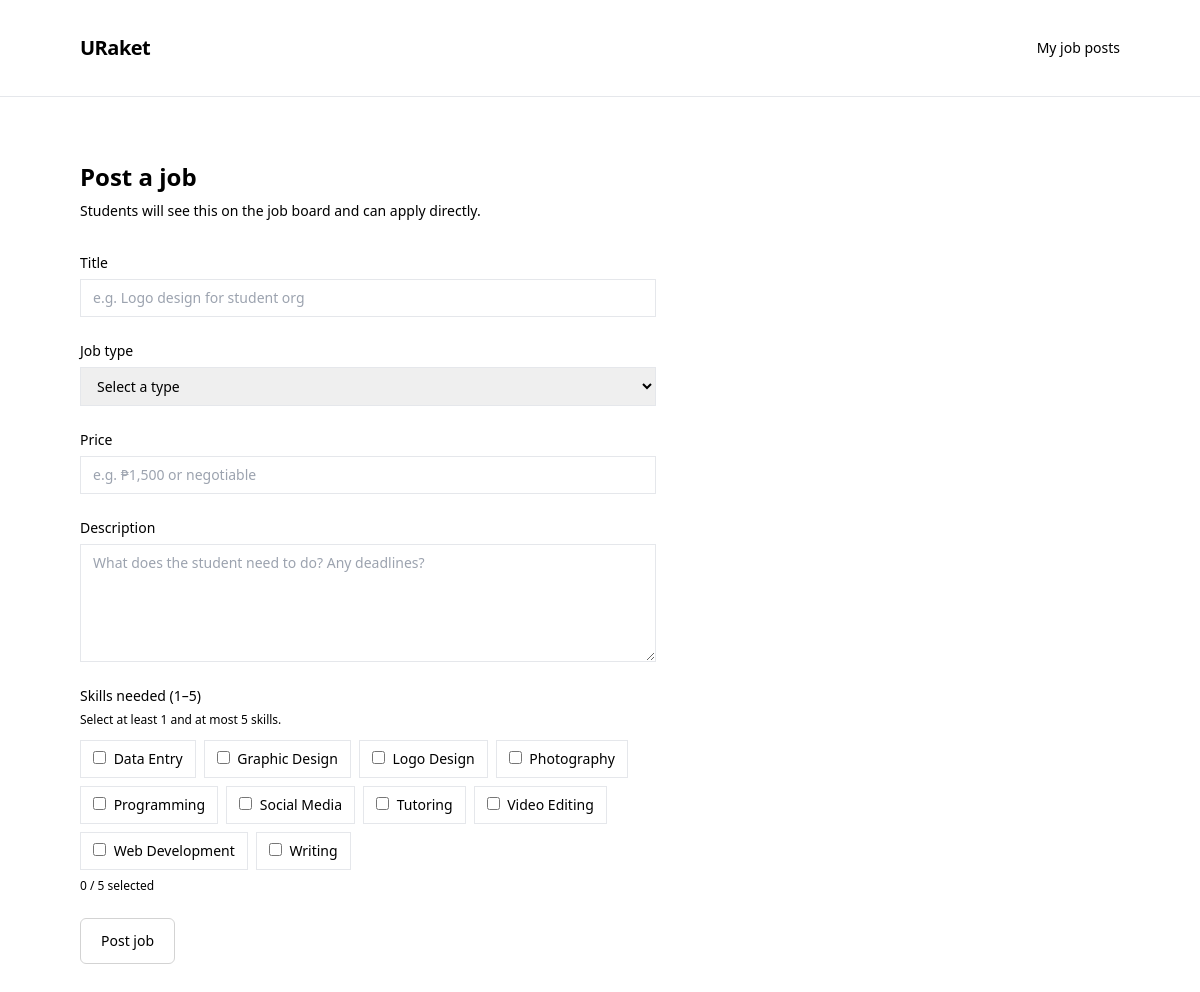
Page /client/create-job.php (signed in) on the committed database.
### tables this page shows
CREATE TABLE skills (
	id VARCHAR(64) NOT NULL,
	name VARCHAR(100) NOT NULL,
	PRIMARY KEY (id),
	UNIQUE KEY uq_skills_name (name)
);

### client/create-job.php (the view, shortened to what this page needs)
<?php
require_once __DIR__ . '/../config/database.php';
function e($value): string
{
    return htmlspecialchars((string) $value, ENT_QUOTES, 'UTF-8');
}
$skillResult = $db->query('SELECT id, name FROM skills ORDER BY name');
$SKILLS = $skillResult->fetch_all(MYSQLI_ASSOC);
$formValues = [
    'title' => '',
    'type' => '',
    'price' => '',
    'description' => '',
];
$selectedSkills = [];
$fieldErrors = [
    'title' => '',
    'type' => '',
    'price' => '',
    'description' => '',
    'skills' => '',
];
$touchedFields = [
    'title' => false,
    'type' => false,
    'price' => false,
    'description' => false,
    'skills' => false,
];
?>
<!DOCTYPE html>
<html lang="en">
<head>
    <script src="https://cdn.tailwindcss.com"></script>
</head>
<body class="min-h-screen flex flex-col">
<header class="w-full border-b">
    <div
        class="max-w-[1440px] mx-auto px-20 h-24 flex items-center justify-between"
    >
        <a
            href="/"
            class="text-xl font-semibold tracking-tight"
        >
            URaket
        </a>
        <a
            href="/job-board.php?role=client"
            class="text-sm"
        >
            My job posts
        </a>
    </div>
</header>
<main class="flex-1">
    <div
        class="max-w-[1440px] mx-auto px-20 py-16"
    >
        <div
            class="max-w-xl flex flex-col gap-8"
        >
            <div class="flex flex-col gap-2">
                <h1 class="text-2xl font-semibold">
                    Post a job
                </h1>
                <p class="text-sm">
                    Students will see this on the job board and can apply
                    directly.
                </p>
            </div>
            <form
                method="POST"
                action=""
                novalidate
                class="flex flex-col gap-6"
            >
                <div class="flex flex-col gap-1.5">
                    <label
                        for="title"
                        class="text-sm font-medium"
                    >
                        Title
                    </label>
                    <input
                        id="title"
                        name="title"
                        type="text"
                        value="<?= e($formValues['title']) ?>"
                        placeholder="e.g. Logo design for student org"
                        aria-invalid="<?= $touchedFields['title'] && $fieldErrors['title'] ? 'true' : 'false' ?>"
                        aria-describedby="title-error"
                        class="border px-3 py-2 text-sm"
                    >
                </div>
                <div class="flex flex-col gap-1.5">
                    <label
                        for="type"
                        class="text-sm font-medium"
                    >
                        Job type
                    </label>
                    <select
                        id="type"
                        name="type"
                        aria-invalid="<?= $touchedFields['type'] && $fieldErrors['type'] ? 'true' : 'false' ?>"
                        aria-describedby="type-error"
                        class="border px-3 py-2 text-sm"
                    >
                        <option value="">
                            Select a type
                        </option>
                    </select>
                </div>
                <div class="flex flex-col gap-1.5">
                    <label
                        for="price"
                        class="text-sm font-medium"
                    >
                        Price
                    </label>
                    <input
                        id="price"
                        name="price"
                        type="text"
                        value="<?= e($formValues['price']) ?>"
                        placeholder="e.g. ₱1,500 or negotiable"
                        aria-invalid="<?= $touchedFields['price'] && $fieldErrors['price'] ? 'true' : 'false' ?>"
                        aria-describedby="price-error"
                        class="border px-3 py-2 text-sm"
                    >
                </div>
                <div class="flex flex-col gap-1.5">
                    <label
                        for="description"
                        class="text-sm font-medium"
                    >
                        Description
                    </label>
                    <textarea
                        id="description"
                        name="description"
                        rows="5"
                        placeholder="What does the student need to do? Any deadlines?"
                        aria-invalid="<?= $touchedFields['description'] && $fieldErrors['description'] ? 'true' : 'false' ?>"
                        aria-describedby="description-error"
                        class="border px-3 py-2 text-sm"
                    ><?= e($formValues['description']) ?></textarea>
                </div>
                <div>
                    <label
                        class="text-sm font-medium block mb-1.5"
                    >
                        Skills needed (1–5)
                    </label>
                    <p class="text-xs mb-3">
                        Select at least 1 and at most 5 skills.
                    </p>
                    <div
                        class="flex flex-wrap gap-2"
                        id="skills-container"
                    >
                        <?php foreach ($SKILLS as $skill): ?>
                            <label
                                class="border px-3 py-2 text-sm cursor-pointer"
                            >
                                <input
                                    type="checkbox"
                                    name="skills[]"
                                    value="<?= e($skill['id']) ?>"
                                    class="skill-checkbox mr-1"
                                    <?= in_array(
                                        $skill['id'],
                                        $selectedSkills,
                                        true
                                    ) ? 'checked' : '' ?>
                                >
                                <?= e($skill['name']) ?>
                            </label>
                        <?php endforeach; ?>
                    </div>
                    <p
                        id="skill-count"
                        class="text-xs mt-2"
                    >
                    </p>
                </div>
                <button
    type="submit"
    class="inline-flex items-center justify-center text-sm font-medium text-black bg-white border border-[#D3D3D3] rounded-[6px] px-5 py-3 self-start transition-all duration-150 ease-in-out cursor-pointer hover:bg-[#099639] hover:text-white hover:border-[#099639] active:scale-[0.98] focus:outline-none focus:ring-2 focus:ring-[#099639] focus:ring-offset-1"
>
    Post job
</button>
            </form>
        </div>
    </div>
</main>
</body>
</html>

### rows in the picture
skills: name "Data Entry"
skills: name "Graphic Design"
skills: name "Logo Design"
skills: name "Photography"
skills: name "Programming"
skills: name "Social Media"
skills: name "Tutoring"
skills: name "Video Editing"
skills: name "Web Development"
skills: name "Writing"
